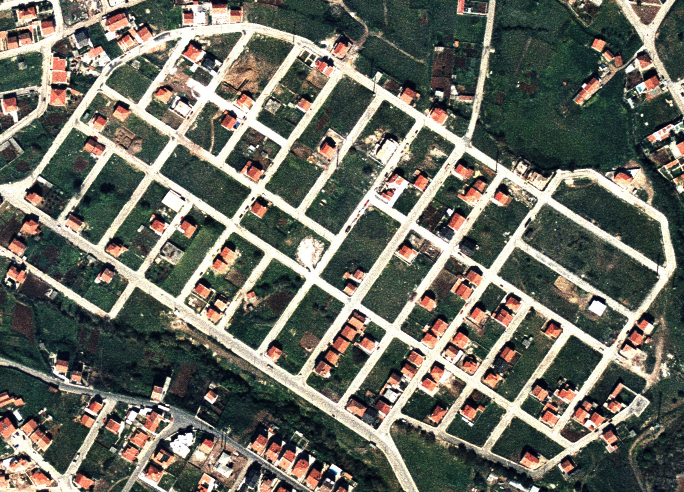
#> input picture PI_proj2/PI_proj2/ik02.tif, 684 x 492 px
$ python fc50387_2_ex2.py   (older library calls are emulated)
#> lines starting #> are read from the running program, lines starting #| are printed output that depends on the picture; after the words box and inside, x2 and y2 are one past the last pixel; in counts of white or black regions, pixels touching at a corner belong together
"""

@author: Guilherme Rodrigues Gomes Martinez
fc50387
"""

"""Projeto 2 ex2"""
from skimage.morphology import disk, rectangle, skeletonize, reconstruction, erosion, dilation, opening, closing, local_minima, local_maxima, watershed, binary_erosion, binary_dilation, binary_opening, binary_closing
from imageio import imread, imwrite
from scipy import ndimage
import matplotlib.pyplot as plt
import numpy as np
from copy import deepcopy

img = imread('ik02.tif')
#> img is the input picture: shape (492, 684, 3); mean R, G, B 106.6, 107.6, 97.1


#Histogramas das 3 bandas

hr, r = np.histogram(img[:,:,0], bins=256, range=(0, 256))
#> hr = 256 values, max 14215 at index 254, min 21 at index 3, mean 1314.6; r = 257 values from 0 to 256

hg, r = np.histogram(img[:,:,1], bins=256, range=(0, 256))
#> hg = 256 values, max 8974 at index 254, min 7 at index 2, mean 1314.6

hb, r = np.histogram(img[:,:,2], bins=256, range=(0, 256))
#> hb = 256 values, max 9002 at index 46, min 0 at index 0, mean 1314.6

img2 = img[:,:,0]/3+ img[:,:,1]/3+ img[:,:,2]/3
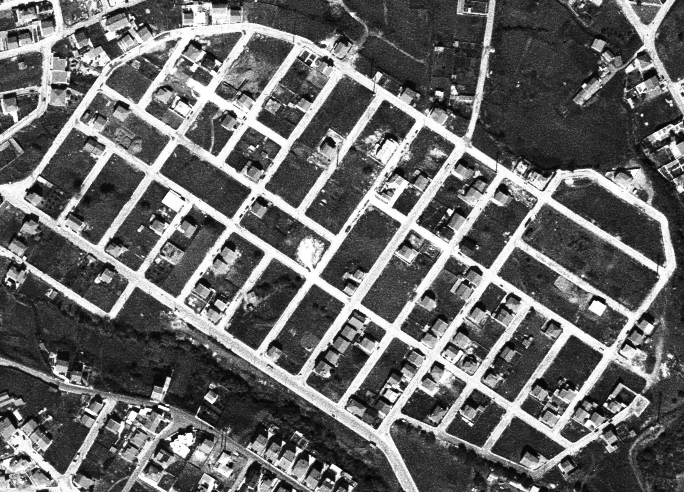
#> img2: shape (492, 684) float64; min 3.67, max 255, mean 103.8

plt.figure()
plt.subplot(3,1,1)
plt.plot(hr, 'r')
plt.subplot(3,1,2)
plt.plot(hg, 'g')
plt.subplot(3,1,3)
plt.plot(hb, 'b')

#threshold da imagemoriginal
aux = 195

img2_bin = np.zeros(img2.shape)


img2_bin[img2 >= aux] = 1
img2_bin[img2 < aux] = 0

img2_3bandas = np.copy(img)

#Filtragem da imagem binária resultante do passo anterior
dil = binary_dilation(img2_bin, rectangle(5, 5)) #Dilatação
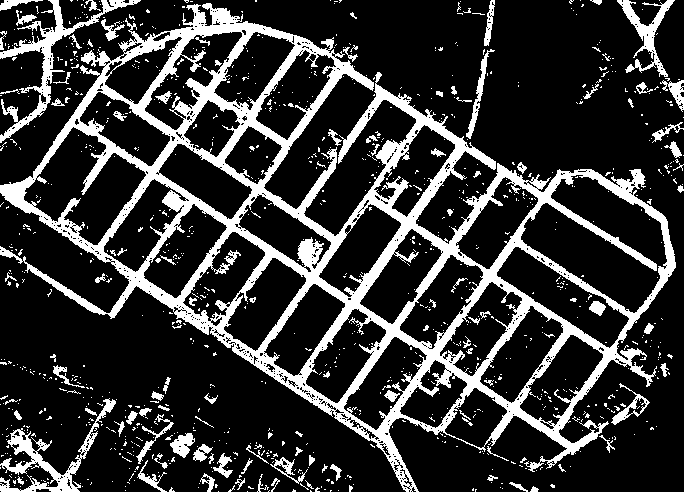
#> img2_bin: shape (492, 684) float64; values 0 (black) and 1 (white), 20.7% white; 1034 white regions (926 under 20 px), largest, box (x1, y1, x2, y2) and area: (0, 3, 676, 492) 52857, (0, 0, 141, 143) 2568, (0, 398, 116, 492) 2148
fecho = binary_erosion(dil,rectangle(5, 5)) #Erosão da dilatação que resulta no fecho da img
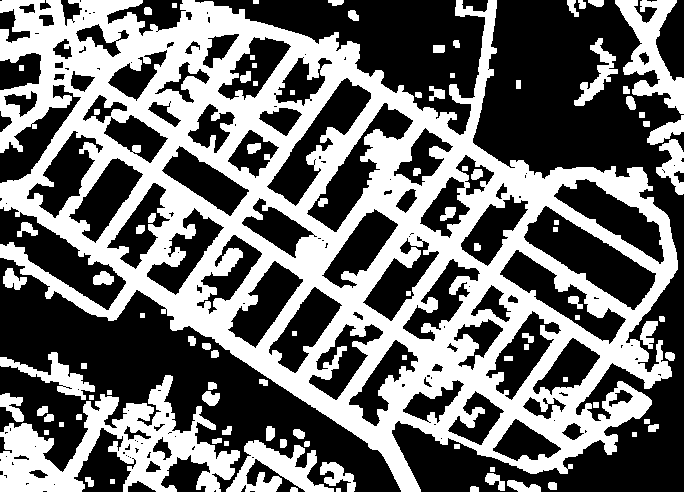
#> dil: shape (492, 684) bool; 43.2% white; 97 white regions, largest, box (x1, y1, x2, y2) and area: (0, 0, 678, 492) 117687, (0, 375, 240, 492) 11390, (615, 0, 684, 114) 3334


def reconstrucao_dual(mask,marker):
    a=1
    ee=rectangle(3,3)
    while a!=0:
        E=erosion(marker,ee)
        R=np.maximum(mask.astype(float),E.astype(float))
        a=np.count_nonzero(marker!=R)
        marker=deepcopy(R)
    return R


#Medicao da Distancia
d= ndimage.distance_transform_edt(fecho==1)

#Reconstrucao dual da distancia
d1=d+1
rd_d= reconstrucao_dual(d,d1)

#minimo regional
min_reg = rd_d - d

ee=disk(10)
#watershed para cálculo da linha do rio
marker,n= ndimage.label(min_reg)
W = watershed(fecho, marker, mask = np.ones(fecho.shape))
Iint = W- erosion(W, ee) #Linha do rio

#linha do rio binaria
Iint_bin=Iint.astype(bool)

#skeletonize da linha do rio para menor espessura
sk1=skeletonize(Iint_bin)

#> (the run stopped early here; a loop or call above may not have finished)
